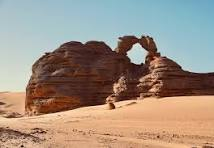
#> input picture day15/extras/sample.jpeg, 214 x 148 px
$ python extra3.py
#> lines starting #> are read from the running program, lines starting #| are printed output that depends on the picture
from PIL import Image, ImageFilter

# Load an image
try:
    image = Image.open("sample.jpeg")
#> image is the input picture: PIL image 214x148 RGB; mean R, G, B 159, 144.3, 131
except FileNotFoundError:
    print("Image not found. Please make sure 'sample.jpeg' is in the same directory.")
    exit()

# Apply filters
blurred = image.filter(ImageFilter.BLUR)
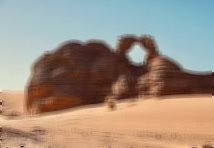
#> blurred: PIL image 214x148 RGB; mean R, G, B 159, 144.3, 131
contour = image.filter(ImageFilter.CONTOUR)
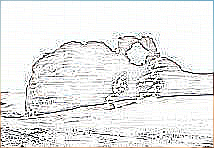
#> contour: PIL image 214x148 RGB; mean R, G, B 231.1, 231.2, 230.7
embossed = image.filter(ImageFilter.EMBOSS)
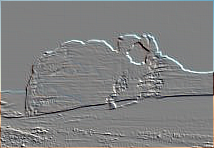
#> embossed: PIL image 214x148 RGB; mean R, G, B 128.4, 129, 129.1

# Create collage
width, height = image.size
#> width = 214; height = 148
collage = Image.new("RGB", (width * 2, height * 2), "white")
#> collage: PIL image 428x296 RGB; every value is 255

collage.paste(image, (0, 0))
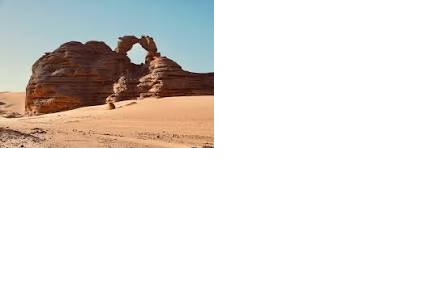
#> collage: PIL image 428x296 RGB; mean R, G, B 231, 227.3, 224
collage.paste(blurred, (width, 0))
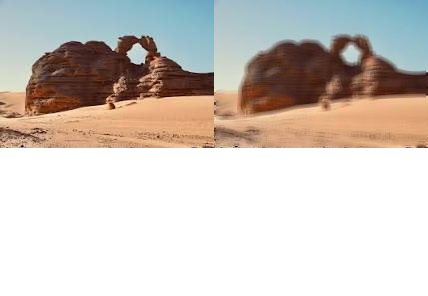
#> collage: PIL image 428x296 RGB; mean R, G, B 207, 199.7, 193
collage.paste(contour, (0, height))
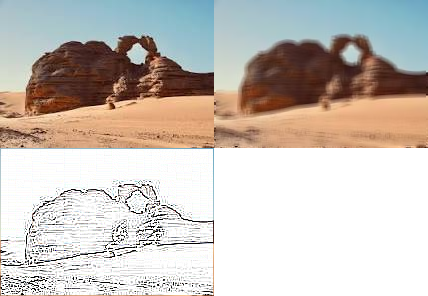
#> collage: PIL image 428x296 RGB; mean R, G, B 201, 193.7, 186.9
collage.paste(embossed, (width, height))
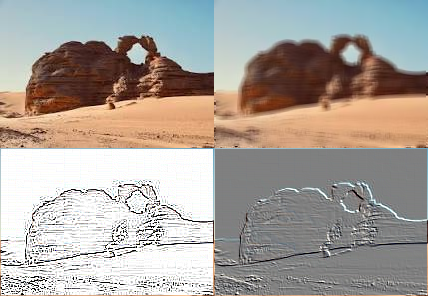
#> collage: PIL image 428x296 RGB; mean R, G, B 169.4, 162.2, 155.5

# Save the collage
collage.save("extras/image_collage.jpeg")
print("Collage saved as 'image_collage.jpeg'")
